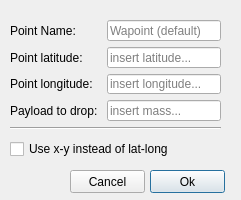
<?xml version="1.0" encoding="UTF-8"?>
<ui version="4.0">
 <class>Dialog</class>
 <widget class="QDialog" name="Dialog">
  <property name="geometry">
   <rect>
    <x>0</x>
    <y>0</y>
    <width>241</width>
    <height>200</height>
   </rect>
  </property>
  <property name="windowTitle">
   <string>Add Point</string>
  </property>
  <property name="windowIcon">
   <iconset>
    <normaloff>ressources/icon.png</normaloff>ressources/icon.png</iconset>
  </property>
  <widget class="QWidget" name="formLayoutWidget">
   <property name="geometry">
    <rect>
     <x>10</x>
     <y>20</y>
     <width>211</width>
     <height>101</height>
    </rect>
   </property>
   <layout class="QFormLayout" name="formLayout">
    <item row="0" column="0">
     <widget class="QLabel" name="label_3">
      <property name="text">
       <string>Point Name:</string>
      </property>
     </widget>
    </item>
    <item row="0" column="1">
     <widget class="QLineEdit" name="nameEdit">
      <property name="placeholderText">
       <string>Wapoint (default)</string>
      </property>
     </widget>
    </item>
    <item row="1" column="0">
     <widget class="QLabel" name="label">
      <property name="text">
       <string>Point latitude: </string>
      </property>
     </widget>
    </item>
    <item row="1" column="1">
     <widget class="QLineEdit" name="latEdit">
      <property name="placeholderText">
       <string>insert latitude...</string>
      </property>
     </widget>
    </item>
    <item row="2" column="0">
     <widget class="QLabel" name="label_2">
      <property name="text">
       <string>Point longitude: </string>
      </property>
     </widget>
    </item>
    <item row="2" column="1">
     <widget class="QLineEdit" name="longEdit">
      <property name="placeholderText">
       <string>insert longitude...</string>
      </property>
     </widget>
    </item>
    <item row="3" column="0">
     <widget class="QLabel" name="label_4">
      <property name="text">
       <string>Payload to drop: </string>
      </property>
     </widget>
    </item>
    <item row="3" column="1">
     <widget class="QLineEdit" name="payloadEdit">
      <property name="placeholderText">
       <string>insert mass...</string>
      </property>
     </widget>
    </item>
   </layout>
  </widget>
  <widget class="QPushButton" name="okButton">
   <property name="geometry">
    <rect>
     <x>150</x>
     <y>170</y>
     <width>75</width>
     <height>23</height>
    </rect>
   </property>
   <property name="text">
    <string>Ok</string>
   </property>
  </widget>
  <widget class="QPushButton" name="cancelButton">
   <property name="geometry">
    <rect>
     <x>70</x>
     <y>170</y>
     <width>75</width>
     <height>23</height>
    </rect>
   </property>
   <property name="text">
    <string>Cancel</string>
   </property>
  </widget>
  <widget class="QCheckBox" name="usexyCheckBox">
   <property name="geometry">
    <rect>
     <x>10</x>
     <y>140</y>
     <width>161</width>
     <height>18</height>
    </rect>
   </property>
   <property name="text">
    <string>Use x-y instead of lat-long</string>
   </property>
  </widget>
  <widget class="Line" name="line">
   <property name="geometry">
    <rect>
     <x>10</x>
     <y>120</y>
     <width>211</width>
     <height>16</height>
    </rect>
   </property>
   <property name="orientation">
    <enum>Qt::Horizontal</enum>
   </property>
  </widget>
 </widget>
 <resources/>
 <connections/>
</ui>
